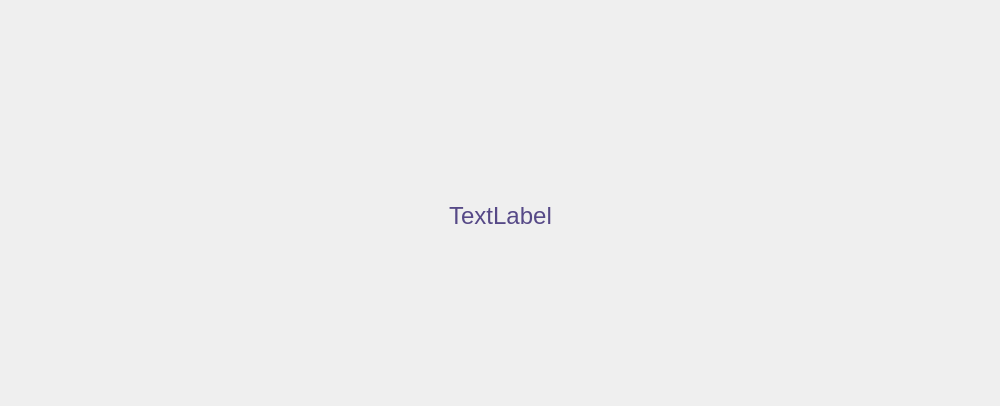
<?xml version="1.0" encoding="UTF-8"?>
<ui version="4.0">
 <class>messagewindow</class>
 <widget class="QDialog" name="messagewindow">
  <property name="geometry">
   <rect>
    <x>0</x>
    <y>0</y>
    <width>1000</width>
    <height>406</height>
   </rect>
  </property>
  <property name="minimumSize">
   <size>
    <width>1000</width>
    <height>406</height>
   </size>
  </property>
  <property name="maximumSize">
   <size>
    <width>1000</width>
    <height>406</height>
   </size>
  </property>
  <property name="windowTitle">
   <string>Message</string>
  </property>
  <property name="windowIcon">
   <iconset resource="Img.qrc">
    <normaloff>:/sources/windows icons/messageicon.png</normaloff>:/sources/windows icons/messageicon.png</iconset>
  </property>
  <widget class="QLabel" name="label">
   <property name="geometry">
    <rect>
     <x>0</x>
     <y>0</y>
     <width>1000</width>
     <height>406</height>
    </rect>
   </property>
   <property name="text">
    <string/>
   </property>
   <property name="pixmap">
    <pixmap resource="Img.qrc">:/sources/message.png</pixmap>
   </property>
  </widget>
  <widget class="QLabel" name="messagearea">
   <property name="geometry">
    <rect>
     <x>60</x>
     <y>160</y>
     <width>881</width>
     <height>111</height>
    </rect>
   </property>
   <property name="styleSheet">
    <string notr="true">QLabel{
background:transparent;
border-radius:45px;
font-size:24px;
	font: 700 18pt &quot;Segoe UI&quot;;
color:rgb(86, 73, 135);
}</string>
   </property>
   <property name="text">
    <string>TextLabel</string>
   </property>
   <property name="alignment">
    <set>Qt::AlignCenter</set>
   </property>
  </widget>
  <widget class="QPushButton" name="pushButton">
   <property name="geometry">
    <rect>
     <x>400</x>
     <y>288</y>
     <width>201</width>
     <height>81</height>
    </rect>
   </property>
   <property name="styleSheet">
    <string notr="true">QPushButton{
background:transparent;
border-radius:40px;
color:white;
}
QPushButton::hover{
background:rgba(255, 255, 255, 50);
}</string>
   </property>
   <property name="text">
    <string/>
   </property>
  </widget>
 </widget>
 <resources>
  <include location="Img.qrc"/>
 </resources>
 <connections/>
</ui>
